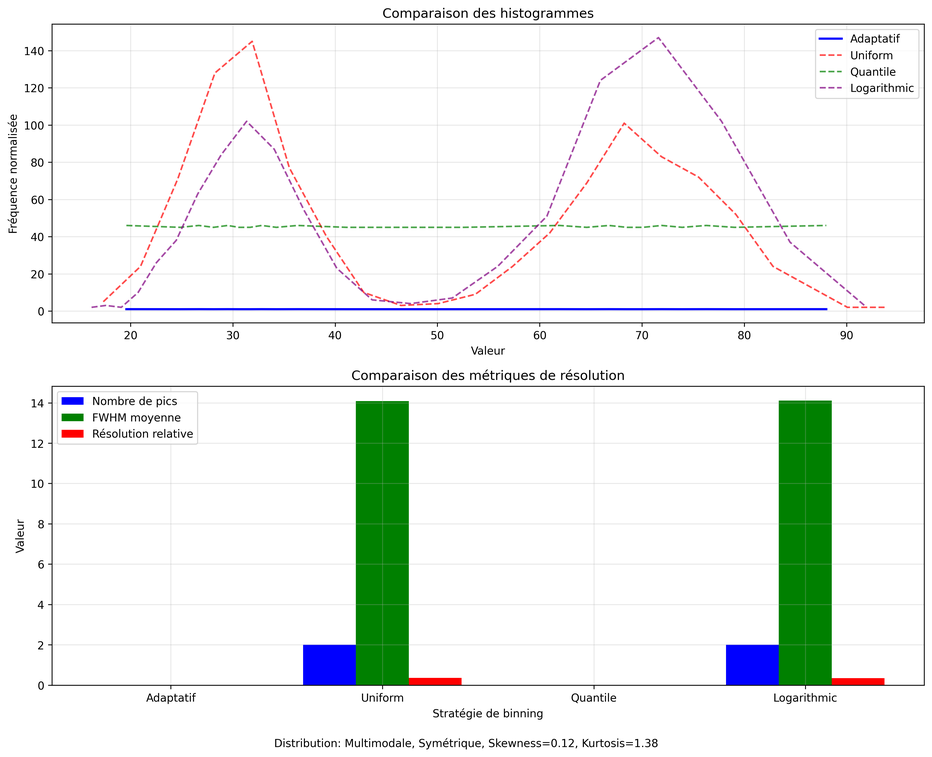
#> input picture projet/code/metrics/adaptive_binning_resolution_test_bimodale.png, 932 x 757 px, shrunk from 3570 x 2899 before the run
$ python -i visual_saliency_metrics.py   (imports and definitions only)
#> lines starting #> are read from the running program, lines starting #| are printed output that depends on the picture
#!/usr/bin/env python3
# -*- coding: utf-8 -*-

"""
Module implémentant des métriques basées sur la saillance visuelle
pour évaluer la fidélité perceptuelle des représentations de distributions.

Ce module fournit des fonctions pour quantifier comment les caractéristiques
importantes d'une distribution sont visuellement perceptibles dans sa représentation
par histogramme ou autre visualisation.
"""

import numpy as np
import scipy.stats
import scipy.ndimage
import scipy.signal
from typing import Dict, List, Tuple, Union, Optional, Any, Callable

# Constantes pour les paramètres par défaut
DEFAULT_EPSILON = 1e-10  # Valeur minimale pour éviter les divisions par zéro
DEFAULT_KERNEL_SIZE = 5  # Taille du noyau pour les filtres de saillance


# [352 lines left out: functions calculate_contrast_map, calculate_edge_map, calculate_curvature_map, calculate_peak_map, calculate_saliency_map, calculate_saliency_score and 4 more, not called in this run]


def find_optimal_binning_strategy_saliency(data: np.ndarray,
                                         strategies: Optional[List[str]] = None,
                                         num_bins_range: Optional[List[int]] = None,
                                         weights: Optional[Dict[str, float]] = None) -> Dict[str, Any]:
    """
    Trouve la stratégie de binning optimale en termes de saillance visuelle.

    Args:
        data: Données originales
        strategies: Liste des stratégies de binning à comparer
        num_bins_range: Liste des nombres de bins à tester
        weights: Poids pour les différentes composantes de saillance

    Returns:
        Dict[str, Any]: Résultats de l'optimisation
    """
    if strategies is None:
        strategies = ["uniform", "quantile", "logarithmic"]

    if num_bins_range is None:
        num_bins_range = [5, 10, 20, 50, 100]

    # Créer un histogramme de référence avec un grand nombre de bins
    reference_bins = min(len(data) // 10, 1000)  # Limiter à 1000 bins maximum
    reference_hist, _ = np.histogram(data, bins=reference_bins)

    best_score = -1
    best_strategy = None
    best_num_bins = None
    best_metrics = None

    results = {}

    for strategy in strategies:
        strategy_results = {}

        for num_bins in num_bins_range:
            # Générer l'histogramme selon la stratégie
            if strategy == "uniform":
                bin_edges = np.linspace(min(data), max(data), num_bins + 1)
            elif strategy == "logarithmic":
                min_value = max(min(data), 1e-10)  # Éviter les valeurs négatives ou nulles
                bin_edges = np.logspace(np.log10(min_value), np.log10(max(data)), num_bins + 1)
            elif strategy == "quantile":
                bin_edges = np.percentile(data, np.linspace(0, 100, num_bins + 1))
            else:
                raise ValueError(f"Stratégie de binning inconnue: {strategy}")

            bin_counts, _ = np.histogram(data, bins=bin_edges)

            # Comparer avec l'histogramme de référence
            comparison = compare_histograms_saliency(reference_hist, bin_counts, weights)

            # Stocker les résultats
            strategy_results[num_bins] = {
                "bin_edges": bin_edges,
                "bin_counts": bin_counts,
                "saliency_score": comparison["simplified_saliency"],
                "preservation_score": comparison["preservation_score"],
                "saliency_ratio": comparison["saliency_ratio"],
                "quality": comparison["quality"]
            }

            # Mettre à jour la meilleure stratégie
            if comparison["preservation_score"] > best_score:
                best_score = comparison["preservation_score"]
                best_strategy = strategy
                best_num_bins = num_bins
                best_metrics = comparison

        results[strategy] = strategy_results

    return {
        "best_strategy": best_strategy,
        "best_num_bins": best_num_bins,
        "best_score": best_score,
        "best_quality": best_metrics["quality"] if best_metrics else "Insuffisante",
        "results": results
    }


# [112 lines not run here, left out]

>>> import cv2
>>> picture = cv2.imread('adaptive_binning_resolution_test_bimodale.png', cv2.IMREAD_GRAYSCALE)
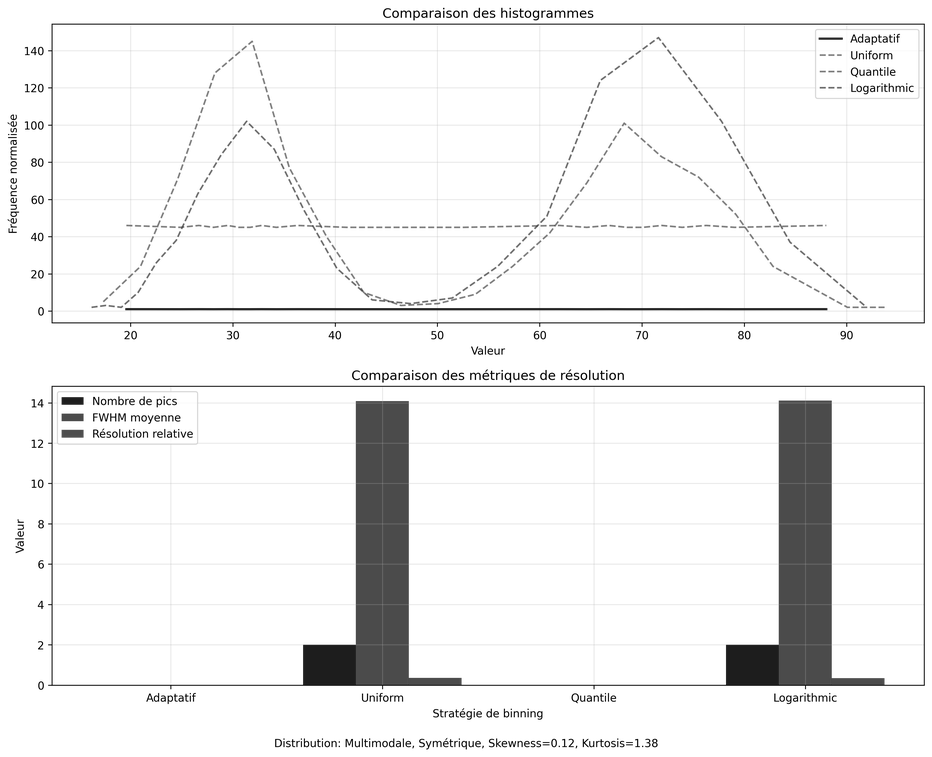
#> picture: shape (757, 932); min 0, max 255, mean 240.2
>>> result = find_optimal_binning_strategy_saliency(picture)
#> in find_optimal_binning_strategy_saliency, `reference_bins = min(len(data) // 10, 1000)`: reference_bins = 75
#> in find_optimal_binning_strategy_saliency, `reference_hist, _ = np.histogram(data, bins=reference_bins)`: reference_hist = 75 values, max 607412 at index 74, min 44 at index 1, mean 9407
#> after the loop in find_optimal_binning_strategy_saliency, `for strategy in strategies:`: best_score = -1; results = 0 items
#> (the run stopped early here; a loop or call above may not have finished)

$ run again, on projet/code/metrics/adaptive_binning_resolution_test_gaussienne.png
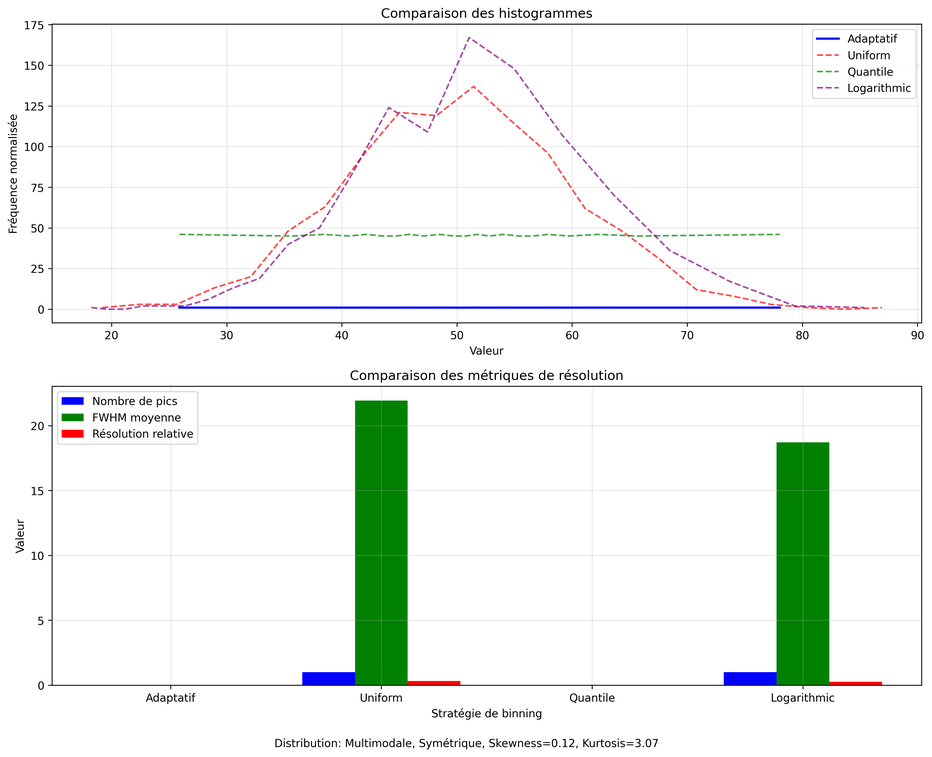
#> input picture projet/code/metrics/adaptive_binning_resolution_test_gaussienne.png, 932 x 757 px, shrunk from 3567 x 2899 before the run
#> `picture = cv2.imread('adaptive_binning_resolution_test_bimodale.png', ..`:
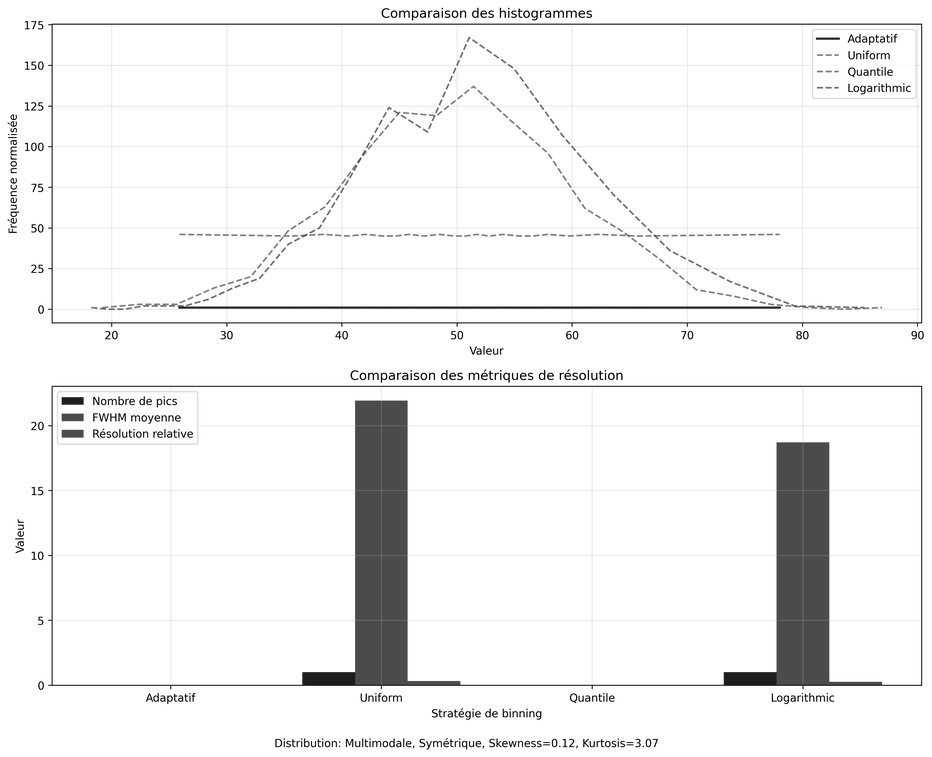
#> picture: shape (757, 932); min 0, max 255, mean 242.1
#> reference_bins = 75
#> reference_hist = 75 values, max 622841 at index 74, min 50 at index 1, mean 9407
#> after the loop in find_optimal_binning_strategy_saliency, `for strategy in strategies:`: best_score = -1; results = 0 items

$ run again, on projet/code/metrics/bin_count_impact_bimodale.png
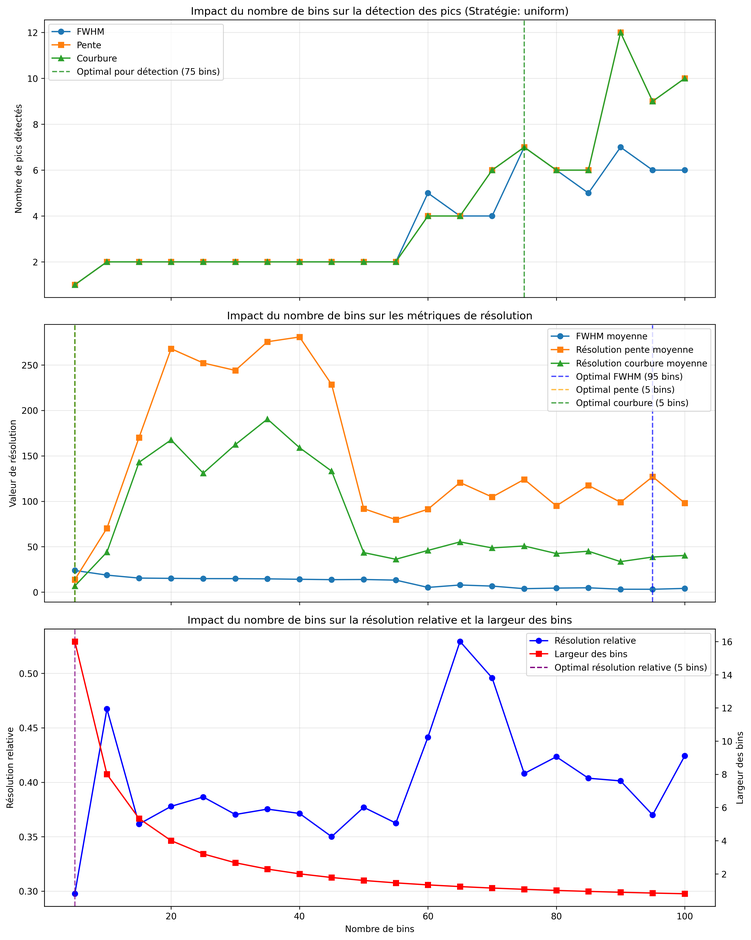
#> input picture projet/code/metrics/bin_count_impact_bimodale.png, 751 x 940 px, shrunk from 3570 x 4466 before the run
#> `picture = cv2.imread('adaptive_binning_resolution_test_bimodale.png', ..`:
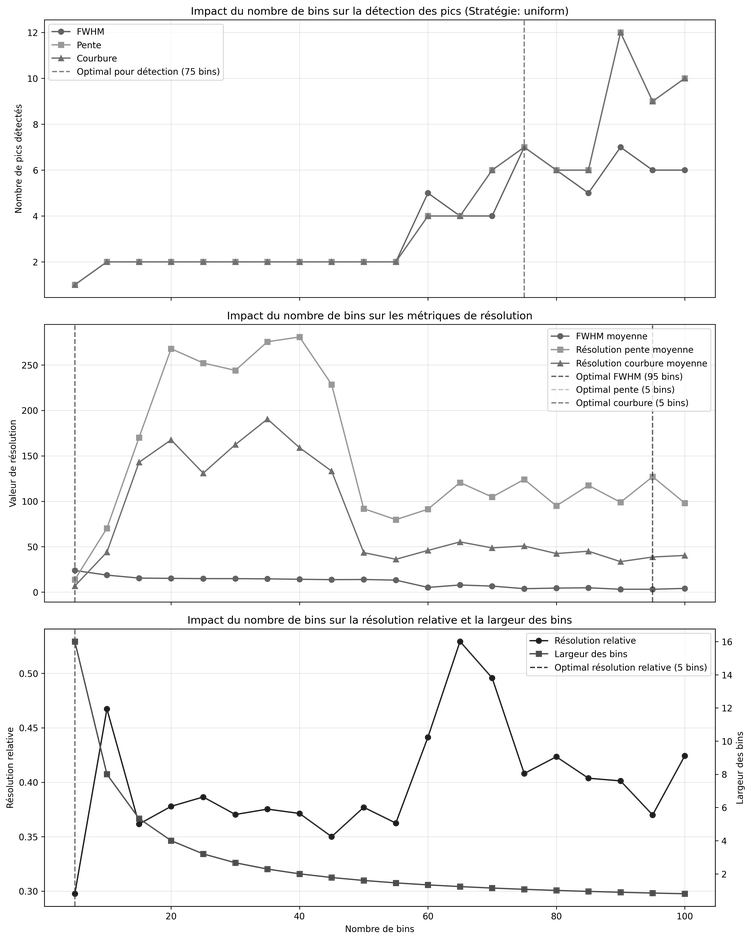
#> picture: shape (940, 751); min 0, max 255, mean 247.9
#> reference_bins = 94
#> reference_hist = 94 values, max 623777 at index 93, min 9 at index 2, mean 7510
#> after the loop in find_optimal_binning_strategy_saliency, `for strategy in strategies:`: best_score = -1; results = 0 items

$ run again, on projet/code/metrics/bin_count_impact_fine_analysis.png
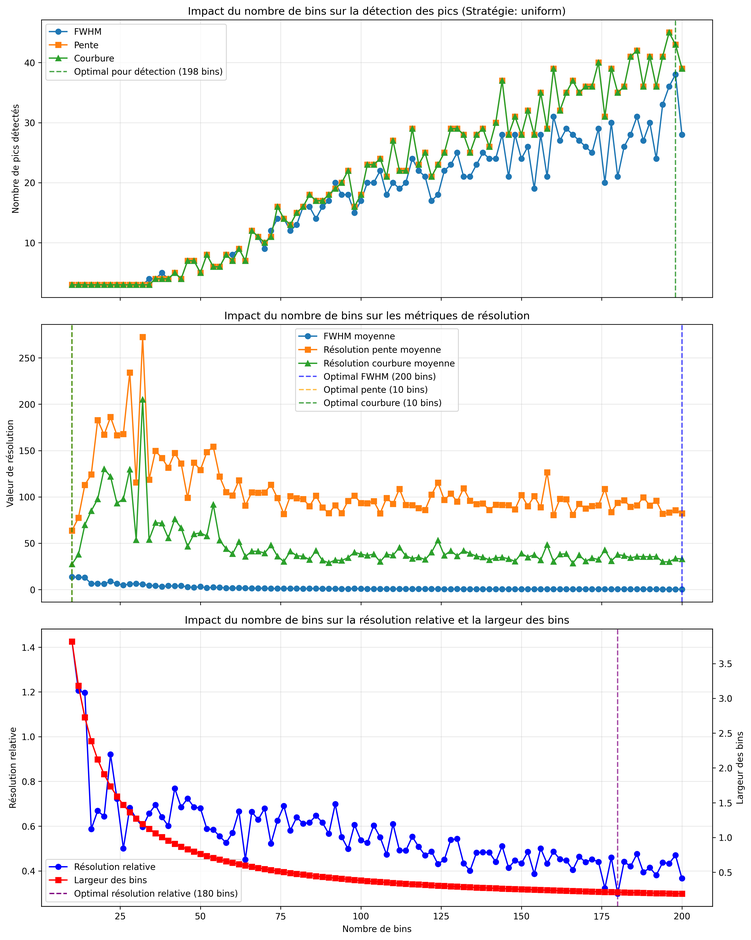
#> input picture projet/code/metrics/bin_count_impact_fine_analysis.png, 751 x 940 px, shrunk from 3570 x 4466 before the run
#> `picture = cv2.imread('adaptive_binning_resolution_test_bimodale.png', ..`:
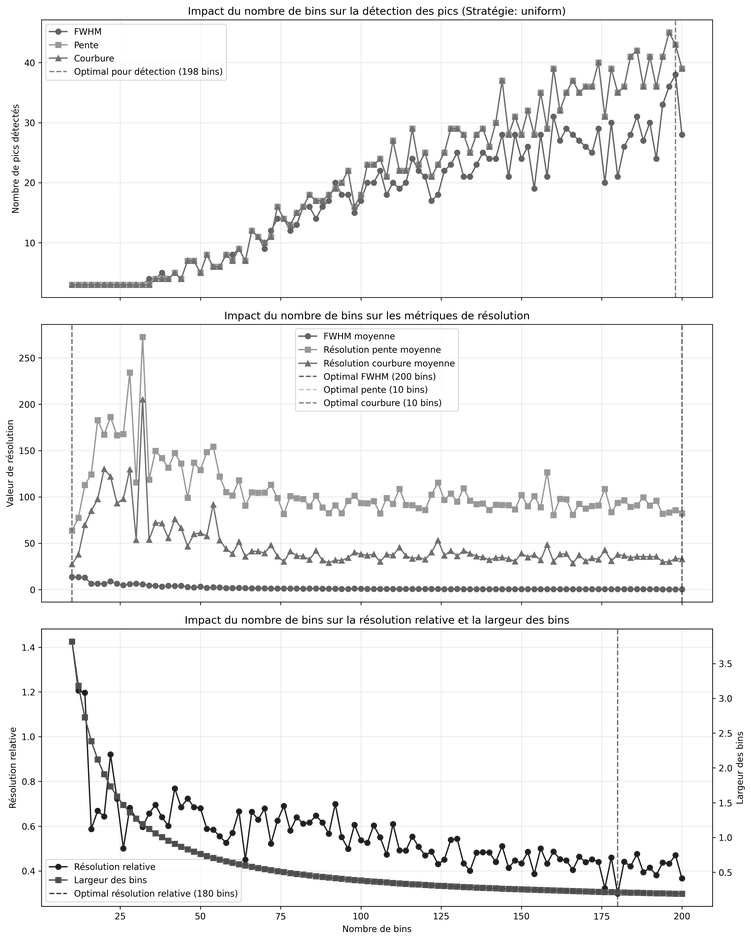
#> picture: shape (940, 751); min 0, max 255, mean 244
#> reference_bins = 94
#> reference_hist = 94 values, max 595834 at index 93, min 6 at index 3, mean 7510
#> after the loop in find_optimal_binning_strategy_saliency, `for strategy in strategies:`: best_score = -1; results = 0 items
